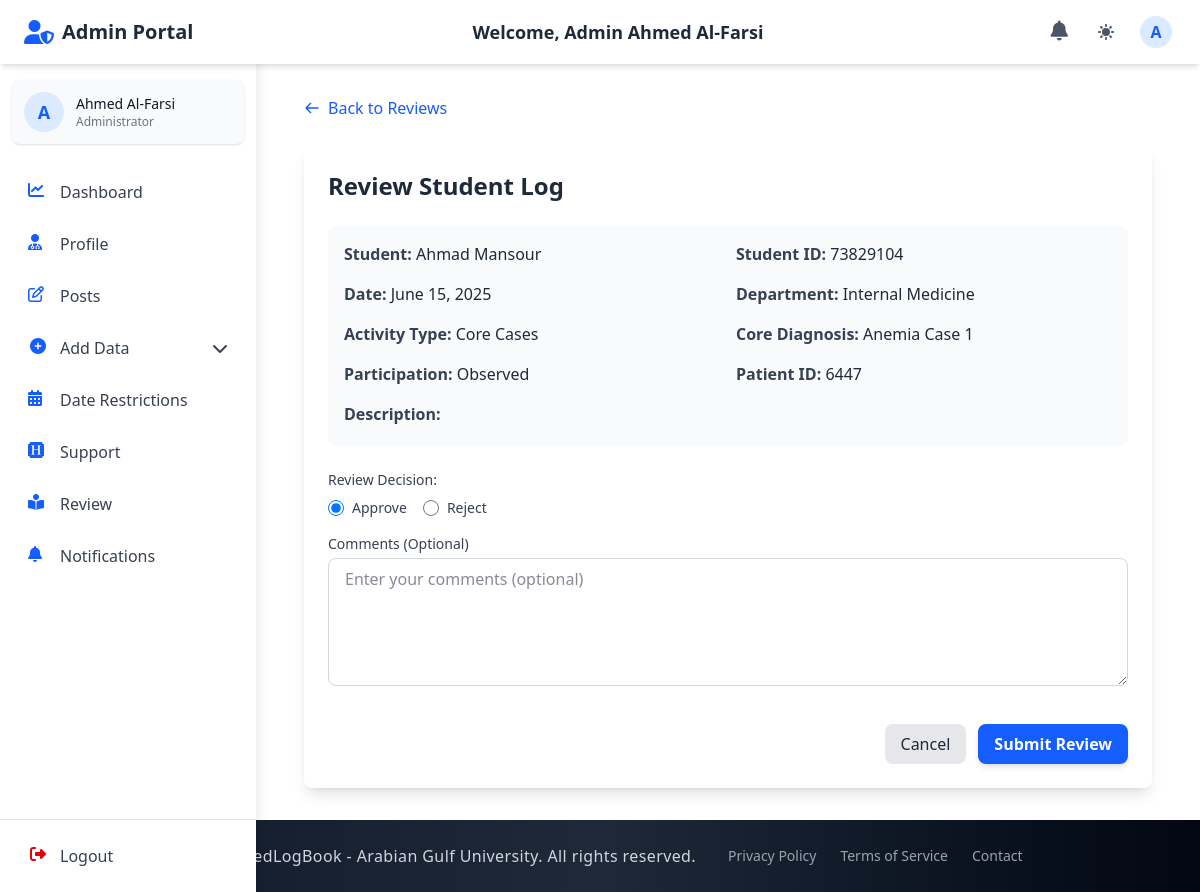
Screenshot of /admin_section/review-log/6/ (signed in) with the database file from the repository.
### accounts/models.py (models this page shows, shortened)
class CustomUser(AbstractUser):
    email = models.EmailField(unique=True)
    first_name = models.CharField(max_length=150, blank=True)
    last_name = models.CharField(max_length=150, blank=True)
    profile_photo = models.ImageField(
        upload_to="profiles/", blank=True, null=True, default="profiles/default.jpg"
    )
    city = models.CharField(max_length=100, blank=True)
    country = models.CharField(max_length=100, blank=True)
    phone_no = models.CharField(max_length=20, blank=True)
    bio = models.TextField(blank=True)
    speciality = models.CharField(max_length=100, blank=True)
    ROLE_CHOICES = (
        ("student", "Student"),
        ("doctor", "Doctor"),
        ("staff", "Staff"),
        ("admin", "Admin"),
    )
    role = models.CharField(max_length=10, choices=ROLE_CHOICES, default="student")
    groups = models.ManyToManyField(
        "auth.Group", related_name="customuser_groups", blank=True
    )
    user_permissions = models.ManyToManyField(
        "auth.Permission", related_name="customuser_permissions", blank=True
    )
    USERNAME_FIELD = "email"
    REQUIRED_FIELDS = ["username"]

class Student(models.Model):
    user = models.OneToOneField(
        CustomUser, on_delete=models.CASCADE, related_name="student"
    )
    student_id = models.CharField(max_length=30, unique=True)
    group = models.ForeignKey(
        "admin_section.Group",
        on_delete=models.SET_NULL,
        null=True,
        blank=True,
        related_name="students",
    )

### student_section/models.py (models this page shows, shortened)
class StudentLogFormModel(models.Model):
    student = models.ForeignKey(Student, on_delete=models.CASCADE, related_name='log_forms')
    date = models.DateField()
    log_year = models.ForeignKey(LogYear, on_delete=models.CASCADE)
    log_year_section = models.ForeignKey(LogYearSection, on_delete=models.CASCADE)
    group = models.ForeignKey(Group, on_delete=models.CASCADE)
    department = models.ForeignKey(Department, on_delete=models.CASCADE)  # Changed from department to departments
    tutor = models.ForeignKey(Doctor, on_delete=models.CASCADE, related_name='supervised_logs')
    training_site = models.ForeignKey(TrainingSite, on_delete=models.CASCADE)
    activity_type = models.ForeignKey(ActivityType, on_delete=models.CASCADE)
    core_diagnosis = models.ForeignKey(
        CoreDiaProSession,
        on_delete=models.CASCADE,
        related_name='log_forms'
    )
    patient_id = models.CharField(max_length=4, blank=True)
    patient_age = models.CharField(max_length=3, blank=True, null=True)
    patient_gender = models.CharField(max_length=10, blank=True, null=True,
                                     choices=[('Male', 'Male'), ('Female', 'Female')])
    description = models.TextField(blank=True)
    PARTICIPATION_CHOICES = [
        ("Observed", "Observed"),
        ("Assisted", "Assisted")
    ]
    participation_type = models.CharField(
        max_length=50,
        choices=PARTICIPATION_CHOICES
    )
    created_at = models.DateTimeField(auto_now_add=True)
    updated_at = models.DateTimeField(auto_now=True)
    is_reviewed = models.BooleanField(default=False)
    review_date = models.DateTimeField(null=True, blank=True)
    reviewer_comments = models.TextField(blank=True)
    review_deadline = models.DateTimeField(null=True, blank=True, help_text="Deadline by which the doctor must review this log")
    class Meta:
        ordering = ['-date', '-created_at']
        verbose_name = "Student Log Form"
        verbose_name_plural = "Student Log Forms"

### admin_section/models.py (models this page shows, shortened)
class Department(models.Model):
    name = models.CharField(max_length=50)
    log_year = models.ForeignKey(LogYear, on_delete=models.CASCADE, related_name="department_log_year")
    log_year_section = models.ForeignKey(
        LogYearSection,
        on_delete=models.SET_NULL,
        null=True,
        blank=True,
        related_name="department_log_year_section",
        db_index=True,
    )

class ActivityType(models.Model):
    name = models.CharField(max_length=100)
    department = models.ForeignKey(Department, on_delete=models.CASCADE, related_name="activity_types")
    class Meta:
        unique_together = ["name", "department"]

class CoreDiaProSession(models.Model):
    name = models.CharField(max_length=200)
    activity_type = models.ForeignKey(ActivityType, on_delete=models.CASCADE, related_name="core_dia_pro_sessions")
    department = models.ForeignKey(Department, on_delete=models.CASCADE, related_name="core_dia_pro_sessions")
    class Meta:
        verbose_name = "Core Diagnosis Procedure Session"
        verbose_name_plural = "Core Diagnosis Procedure Sessions"

### admin_section/views.py (the view)
# urls.py: path("review-log/<int:log_id>/", views.review_log, name="review_log"),
@login_required
def review_log(request, log_id):
    log = get_object_or_404(StudentLogFormModel, id=log_id)
    if request.method == 'POST':
        form = LogReviewForm(request.POST, instance=log)
        if form.is_valid():
            log_entry = form.save(commit=False)
            is_approved = form.cleaned_data['is_approved']
            log_entry.is_reviewed = True
            if is_approved == 'False':
                prefix = "REJECTED: "
                if not log_entry.reviewer_comments.startswith(prefix):
                    log_entry.reviewer_comments = prefix + log_entry.reviewer_comments
            log_entry.review_date = timezone.now()
            log_entry.save()
            messages.success(request, f"Log entry has been {'approved' if is_approved == 'True' else 'rejected'}.")
            return redirect('admin_section:admin_reviews')
    else:
        form = LogReviewForm(instance=log)
    context = {
        'form': form,
        'log': log,
    }
    return render(request, 'admin_section/admin_review_log.html', context)

### admin_section/templates/admin_section/admin_review_log.html (shortened to what this page needs)
{% extends 'base.html' %}
{% block navbar %}
  {% include 'components/admin_auth_navbar.html' %}
{% endblock %}
{% block content %}
  <div class="container mx-auto px-4 py-8">
    <div class="mb-6">
      <a href="{% url 'admin_section:admin_reviews' %}" class="inline-flex items-center text-blue-600 hover:text-blue-800 dark:text-blue-400 dark:hover:text-blue-300">
        <svg class="w-4 h-4 mr-2" fill="none" stroke="currentColor" viewBox="0 0 24 24" xmlns="http://www.w3.org/2000/svg">
          <path stroke-linecap="round" stroke-linejoin="round" stroke-width="2" d="M10 19l-7-7m0 0l7-7m-7 7h18"></path>
        </svg>
        Back to Reviews
      </a>
    </div>
    <div class="bg-white dark:bg-gray-800 rounded-lg shadow-lg p-6">
      <h2 class="text-2xl font-bold mb-6 text-gray-800 dark:text-white">Review Student Log</h2>
      <div class="mb-6 p-4 bg-gray-50 dark:bg-gray-700 rounded-lg">
        <div class="grid grid-cols-1 md:grid-cols-2 gap-4 mb-4">
          <div>
            <span class="font-semibold text-gray-700 dark:text-gray-300">Student:</span>
            <span class="text-gray-800 dark:text-white">{{ log.student.user.get_full_name }}</span>
          </div>
          <div>
            <span class="font-semibold text-gray-700 dark:text-gray-300">Student ID:</span>
            <span class="text-gray-800 dark:text-white">{{ log.student.student_id }}</span>
          </div>
          <div>
            <span class="font-semibold text-gray-700 dark:text-gray-300">Date:</span>
            <span class="text-gray-800 dark:text-white">{{ log.date }}</span>
          </div>
          <div>
            <span class="font-semibold text-gray-700 dark:text-gray-300">Department:</span>
            <span class="text-gray-800 dark:text-white">{{ log.department.name }}</span>
          </div>
          <div>
            <span class="font-semibold text-gray-700 dark:text-gray-300">Activity Type:</span>
            <span class="text-gray-800 dark:text-white">{{ log.activity_type.name }}</span>
          </div>
          <div>
            <span class="font-semibold text-gray-700 dark:text-gray-300">Core Diagnosis:</span>
            <span class="text-gray-800 dark:text-white">{{ log.core_diagnosis.name }}</span>
          </div>
          <div>
            <span class="font-semibold text-gray-700 dark:text-gray-300">Participation:</span>
            <span class="text-gray-800 dark:text-white">{{ log.participation_type }}</span>
          </div>
          <div>
            <span class="font-semibold text-gray-700 dark:text-gray-300">Patient ID:</span>
            <span class="text-gray-800 dark:text-white">{{ log.patient_id }}</span>
          </div>
        </div>
        <div>
          <span class="font-semibold text-gray-700 dark:text-gray-300">Description:</span>
        </div>
      </div>
      <form method="post" class="space-y-4">
        <div class="mb-4">
          <label class="block text-sm font-medium text-gray-700 dark:text-gray-300 mb-2">Review Decision:</label>
          <div class="flex space-x-4">
            {% for value, text in form.is_approved.field.choices %}
              <div class="flex items-center">
                <input type="radio" name="is_approved" id="id_is_approved_{{ forloop.counter0 }}" value="{{ value }}"
                       class="h-4 w-4 text-blue-600 focus:ring-blue-500 border-gray-300 rounded"
                       {% if form.is_approved.value == value %}checked{% endif %}>
                <label for="id_is_approved_{{ forloop.counter0 }}" class="ml-2 block text-sm text-gray-700 dark:text-gray-300">
                  {{ text }}
                </label>
              </div>
            {% endfor %}
          </div>
        </div>
        <div>
          <label for="id_reviewer_comments" class="block text-sm font-medium text-gray-700 dark:text-gray-300 mb-1">Comments (Optional)</label>
          {{ form.reviewer_comments }}
        </div>
        <div class="pt-4 flex justify-end space-x-3">
          <a href="{% url 'admin_section:admin_reviews' %}" class="py-2 px-4 bg-gray-200 text-gray-800 dark:bg-gray-700 dark:text-white rounded-lg hover:bg-gray-300 dark:hover:bg-gray-600 transition-colors duration-200">
            Cancel
          </a>
          <button type="submit" class="py-2 px-4 bg-blue-600 hover:bg-blue-700 text-white font-semibold rounded-lg shadow-md focus:outline-none focus:ring-2 focus:ring-blue-500 focus:ring-opacity-75 transition-colors duration-200">
            Submit Review
          </button>
        </div>
      </form>
    </div>
  </div>
{% endblock %}

### templates/components/auth_navbar_base.html (shortened to what this page needs)
<header class="bg-white dark:bg-gray-800 shadow-md fixed top-0 left-0 right-0 z-40 h-16 transition-all duration-300">
  <div class="flex items-center justify-between h-full px-4 md:px-6 max-w-7xl mx-auto">
    <div class="flex items-center space-x-3">
      <a href="{% block home_url %}{% endblock %}" class="flex items-center">
        <i class="{% block header_icon %}fas fa-book-medical{% endblock %} text-blue-600 dark:text-blue-400 text-2xl mr-2"></i>
        <span class="font-bold text-xl text-gray-800 dark:text-white hidden sm:inline">{% block portal_name %}ElogBook Portal{% endblock %}</span>
      </a>
    </div>
    <div class="hidden md:block text-center">
      <h1 class="text-lg font-semibold text-gray-800 dark:text-white">
        Welcome, {% block user_title %}{% endblock %} {{ request.session.first_name }} {{ request.session.last_name }}
      </h1>
    </div>
    <div class="flex items-center space-x-3">
      <div class="relative">
        <a href="{% block notifications_url %}#{% endblock %}" class="p-2 text-gray-600 dark:text-gray-300 hover:bg-gray-100 dark:hover:bg-gray-700 rounded-full transition-colors duration-200" aria-label="Notifications">
          <i class="fas fa-bell text-xl"></i>
        </a>
      </div>
      <button id="theme-toggle" aria-label="Toggle dark mode" class="p-2 text-gray-600 dark:text-gray-300 hover:bg-gray-100 dark:hover:bg-gray-700 rounded-full transition-colors duration-200 focus:outline-none focus:ring-2 focus:ring-blue-500">
      </button>
      <div class="relative" x-data="{open: false}">
        <button @click="open = !open" id="user-menu-button" class="flex items-center text-gray-600 dark:text-gray-300 hover:bg-gray-100 dark:hover:bg-gray-700 rounded-full p-1 focus:outline-none focus:ring-2 focus:ring-blue-500">
          <div class="h-8 w-8 rounded-full bg-blue-100 dark:bg-blue-900 flex items-center justify-center text-blue-600 dark:text-blue-300 font-semibold">
            {{ request.session.first_name|slice:"0:1" }}
          </div>
        </button>
      </div>
    </div>
  </div>
</header>
<aside id="sidebar" class="fixed inset-y-0 left-0 z-30 w-64 pt-16 bg-white dark:bg-gray-800 shadow-lg transform -translate-x-full transition-transform duration-300 ease-in-out md:translate-x-0 overflow-hidden">
  <div class="h-full flex flex-col">
    <div class="flex-1 px-3 py-4 overflow-y-auto">
      <div class="flex items-center p-3 mb-6 rounded-lg bg-gray-50 dark:bg-gray-700 shadow-sm">
        <div class="flex-shrink-0">
          <div class="h-10 w-10 rounded-full bg-blue-100 dark:bg-blue-900 flex items-center justify-center text-blue-600 dark:text-blue-300 font-semibold text-lg">
            {{ request.session.first_name|slice:"0:1" }}
          </div>
        </div>
        <div class="ml-3 overflow-hidden">
        <p class="text-sm font-medium text-gray-900 dark:text-white truncate">{{ request.session.first_name }} {{ request.session.last_name }}</p>
        <p class="text-xs text-gray-500 dark:text-gray-400 truncate">{% block user_role %}User{% endblock %}</p>
      </div>
    </div>
      <nav class="space-y-1">
        {% block sidebar_menu %}{% endblock %}
      </nav>
    </div>
    <div class="px-3 py-3 border-t border-gray-200 dark:border-gray-700">
      <form method="POST" action="{% block logout_url_bottom %}#{% endblock %}" class="w-full">
        <button type="submit" class="flex w-full items-center px-4 py-3 text-gray-700 dark:text-gray-300 rounded-lg hover:bg-gray-100 dark:hover:bg-gray-700 group transition-colors duration-200">
          <i class="fas fa-sign-out-alt w-5 h-5 text-red-600 dark:text-red-400"></i>
          <span class="ml-3 font-medium">Logout</span>
        </button>
      </form>
    </div>
  </div>
</aside>
<div id="content-wrapper" class="pt-16 md:pl-64 min-h-screen transition-all duration-300">
</div>

### rows the page displays
CustomUser: session.last_name "Al-Farsi"
StudentLogFormModel: student.user.get_full_name "Ahmad Mansour", student.student_id "73829104", date "June 15, 2025", department.name "Internal Medicine", activity_type.name "Core Cases", core_diagnosis.name "Anemia Case 1", participation_type "Observed", patient_id "6447"

### other values shown
{{ request.session.first_name }} "Ahmed"
{{ request.session.first_name|slice:"0:1" }} "A"
{{ text }} "Approve" "Reject"
